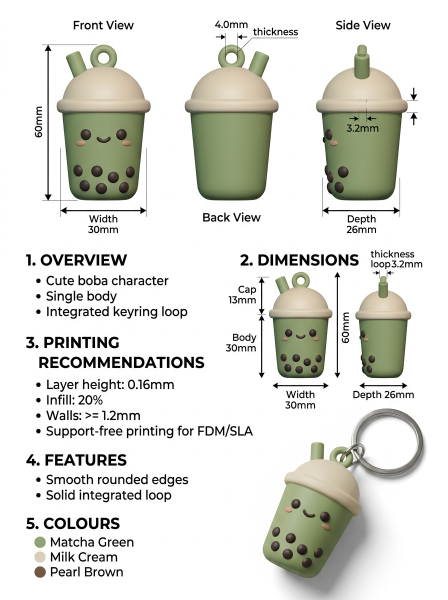
#> input picture assets/examples/keychain_boba_spec.jpg, 896 x 1200 px (shown at 1/2 size)
$ python -i preprocess.py   (imports and definitions only)
#> lines starting #> are read from the running program, lines starting #| are printed output that depends on the picture
#> further down, picture is the input picture: PIL image 896x1200 RGB; mean R, G, B 221.8, 222.5, 216.5
"""Image preprocessing for the AI backends.

Background removal is the highest-leverage step in the whole pipeline. Every
image-to-3D model is trained on clean object-on-neutral-background renders, so
a busy photo background degrades geometry badly -- often the model tries to
reconstruct the background as part of the object.
"""

from __future__ import annotations

import logging
from pathlib import Path

import numpy as np
from PIL import Image

log = logging.getLogger(__name__)


# [75 lines left out: functions flood_background, remove_background, not called in this run]


def center_and_pad(image: Image.Image, size: int = 518, margin: float = 0.85) -> Image.Image:
    """Crop to the subject, centre it, pad to square.

    Models expect the subject to fill a consistent fraction of the frame. An
    off-centre or tightly-cropped subject produces distorted output.
    """
#> called with size = 518, margin = 0.85
    rgba = image.convert("RGBA")
    alpha = np.asarray(rgba)[:, :, 3]
#> alpha: shape (1200, 896); every value is 255

    rows = np.any(alpha > 10, axis=1)
    cols = np.any(alpha > 10, axis=0)
    if not rows.any() or not cols.any():
        log.warning("empty alpha channel; skipping crop")
        return rgba.resize((size, size), Image.LANCZOS)

    y0, y1 = np.where(rows)[0][[0, -1]]
#> y0 = 0; y1 = 1199
    x0, x1 = np.where(cols)[0][[0, -1]]
#> x0 = 0; x1 = 895
    subject = rgba.crop((int(x0), int(y0), int(x1) + 1, int(y1) + 1))

    # Fit the subject into `margin` of the frame, leaving breathing room.
    target = int(size * margin)
    w, h = subject.size
#> w = 896; h = 1200
    scale = target / max(w, h)
#> scale = 0.367
    subject = subject.resize((max(1, int(w * scale)), max(1, int(h * scale))), Image.LANCZOS)
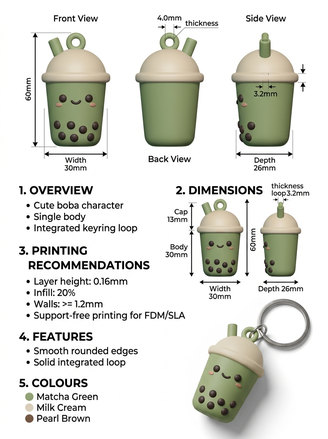
#> subject: PIL image 328x439 RGBA; mean R, G, B, A 221.3, 222, 216.1, 255

    canvas = Image.new("RGBA", (size, size), (0, 0, 0, 0))
#> canvas: PIL image 518x518 RGBA; every value is 0
    canvas.paste(
        subject,
        ((size - subject.size[0]) // 2, (size - subject.size[1]) // 2),
        subject,
    )
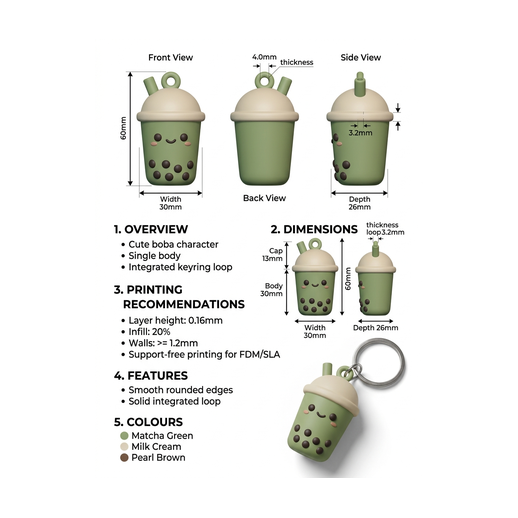
#> canvas: PIL image 518x518 RGBA; mean R, G, B, A 118.7, 119.1, 115.9, 136.8; transparent parts drawn white
    return canvas


# [14 lines left out: function prepare_image, not called in this run]

>>> from PIL import Image
>>> picture = Image.open('../../../assets/examples/keychain_boba_spec.jpg')
>>> result = center_and_pad(picture)
